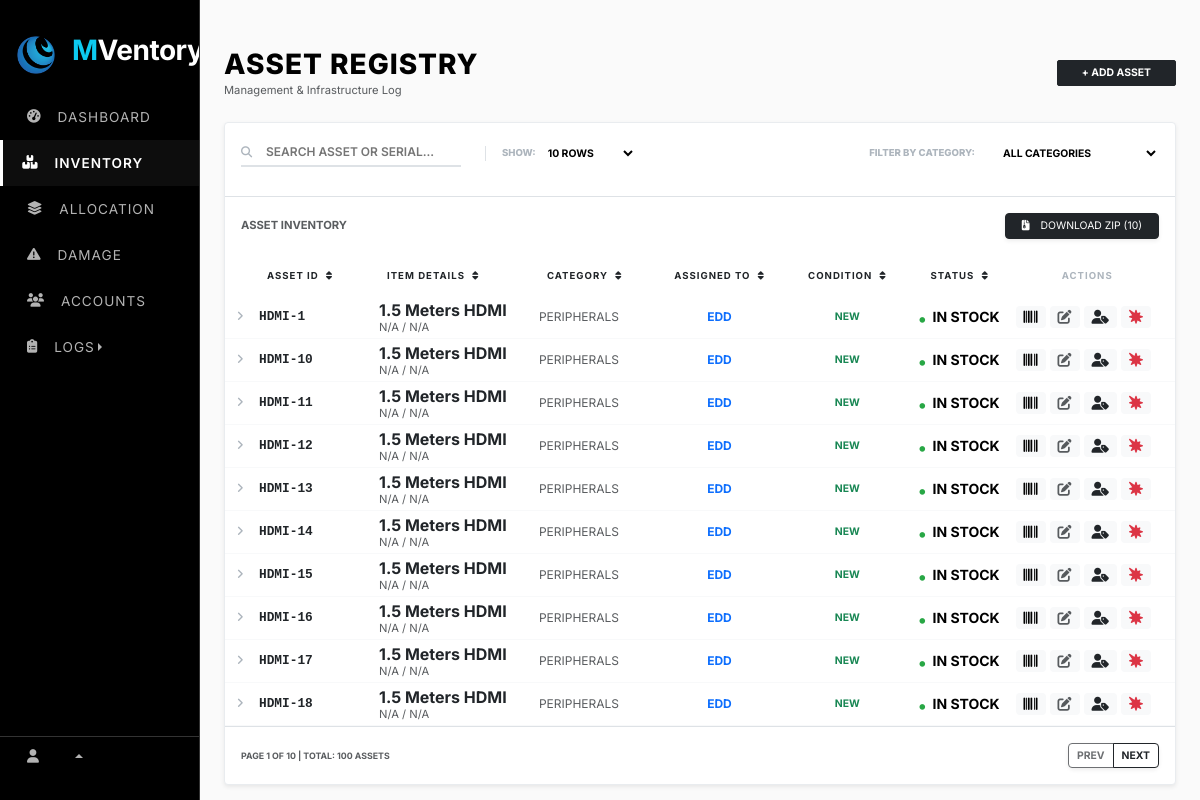
Before: /web_content/inventory.php?sort=asset_id&dir=ASC with the older database file.
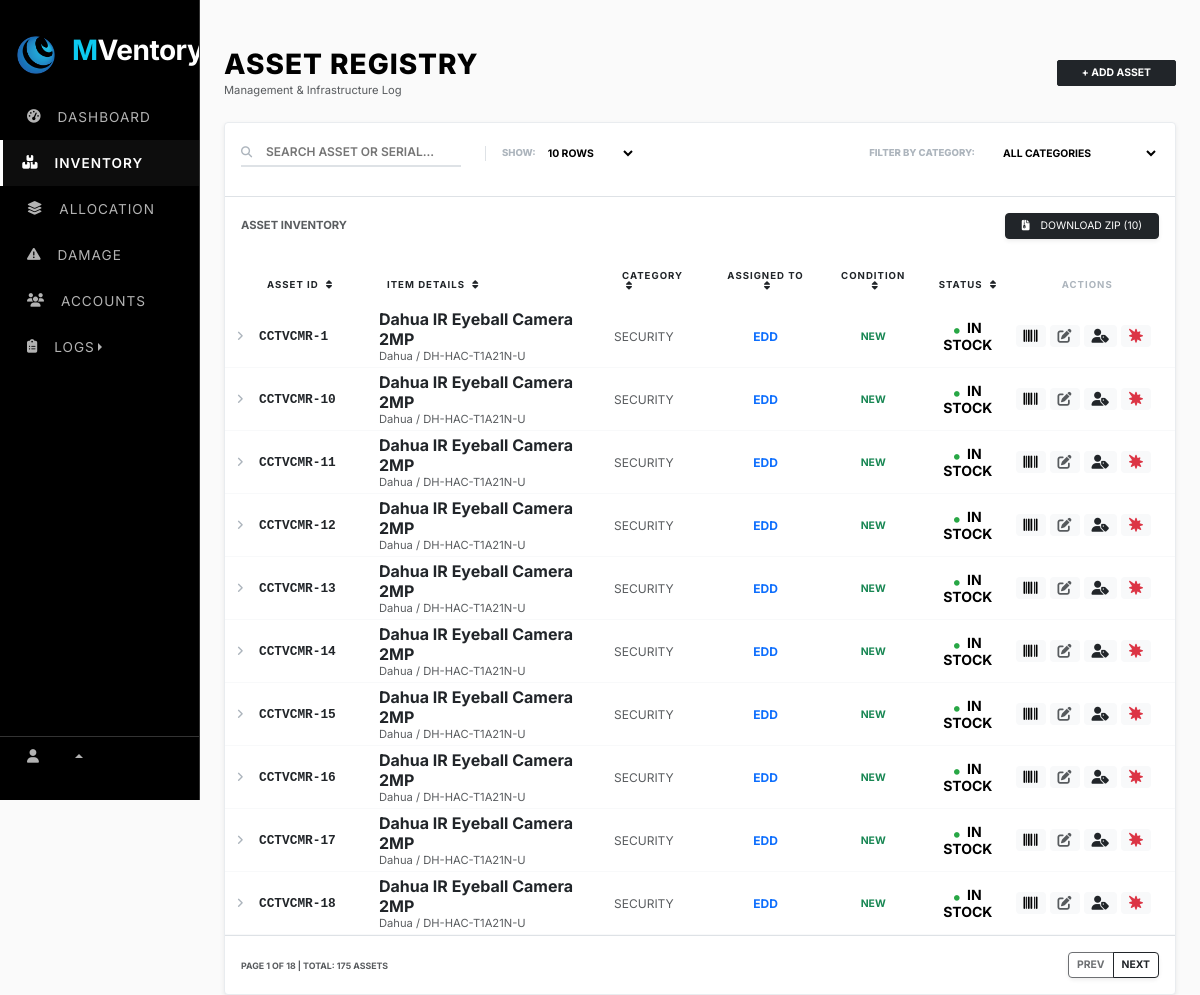
After: the same page with the newer database file.
### tables this page shows
CREATE TABLE `assets` (
  `id` int(11) NOT NULL,
  `asset_id` varchar(50) DEFAULT NULL,
  `category_id` int(11) DEFAULT NULL,
  `item_name` varchar(255) NOT NULL,
  `brand` varchar(100) DEFAULT NULL,
  `model` varchar(100) DEFAULT NULL,
  `serial_number` varchar(100) DEFAULT NULL,
  `specs` text DEFAULT NULL,
  `quantity` int(11) DEFAULT 1,
  `assigned_to` varchar(255) DEFAULT NULL,
  `status` varchar(50) DEFAULT 'In Stock',
  `condition_status` varchar(50) DEFAULT NULL,
  `purchase_date` date DEFAULT NULL,
  `arrival_date` date DEFAULT NULL,
  `cost` decimal(10,2) DEFAULT NULL,
  `warranty_cost` decimal(10,2) DEFAULT NULL,
  `remarks` text DEFAULT NULL,
  `created_at` timestamp NOT NULL DEFAULT current_timestamp()
);

CREATE TABLE `categories` (
  `category_id` int(11) NOT NULL,
  `category_name` varchar(100) NOT NULL,
  `description` text DEFAULT NULL,
  `created_at` timestamp NOT NULL DEFAULT current_timestamp()
);

### web_content/inventory.php (the view, shortened to what the changed rows need)
<?php
    include "../render/connection.php";
    include "../src/cdn/cdn_links.php";
    $search = (isset($_GET['search']) && !is_array($_GET['search'])) ? mysqli_real_escape_string($conn, $_GET['search']) : '';
    $cat_filter = (isset($_GET['category']) && !is_array($_GET['category'])) ? mysqli_real_escape_string($conn, $_GET['category']) : '';
    $where = ["1=1"];
    $where_sql = implode(" AND ", $where);
    $limit = isset($_GET['limit']) ? (string)$_GET['limit'] : '10';
    $db_limit = ($limit === 'all') ? 9999 : (int)$limit;
    $page = (isset($_GET['page']) && $limit !== 'all') ? max(1, (int)$_GET['page']) : 1;
    $start = ($page - 1) * $db_limit;
    $total_res = mysqli_query($conn, "SELECT COUNT(*) as total FROM assets a LEFT JOIN categories c ON a.category_id = c.category_id WHERE $where_sql");
    $total_rows = mysqli_fetch_assoc($total_res)['total'] ?? 0;
    $total_pages = ($db_limit > 0) ? ceil($total_rows / $db_limit) : 1;
    $allowed_sort = [
        'asset_id' => 'a.asset_id',
        'item_name' => 'a.item_name',
        'category' => 'c.category_name',
        'status' => 'a.status',
        'condition' => 'a.condition_status',
        'assigned' => 'a.assigned_to'
    ];
    $sort = $_GET['sort'] ?? 'asset_id';
    $dir  = $_GET['dir'] ?? 'DESC';
    $sort_col = $allowed_sort[$sort] ?? 'a.asset_id';
    $sort_dir = ($dir === 'ASC') ? 'ASC' : 'DESC';
?>
<!doctype html>
<html lang="en">
    <head>
        <link rel="stylesheet" href="../src/style/main_style.css">
        <link rel="stylesheet" href="https://cdnjs.cloudflare.com/ajax/libs/font-awesome/6.5.2/css/all.min.css">
    </head>
    <body>
        <div class="row g-0">
            <div class="col-lg-2"><?php include "../nav/sidebar_nav.php"; ?></div>
            <div class="col">
                <div class="container-fluid px-4 mt-5">
                    <div class="main-registry-container">
                        <div class="card edd-card shadow-sm">
                            <div class="table-responsive">
                                <table class="table table-sm align-middle mb-0">
                                    <thead>
                                        <tr>
                                            <th width="30"></th>
                                            <th width="120">
                                                <a href="?<?= http_build_query(array_merge($_GET, ['sort'=>'asset_id','dir'=>($sort=='asset_id' && $sort_dir=='ASC')?'DESC':'ASC'])) ?>"
                                                class="text-decoration-none text-dark">
                                                    Asset ID <i class="fa-solid fa-sort ms-1"></i>
                                                </a>
                                            </th>
                                            <th>
                                                <a href="?<?= http_build_query(array_merge($_GET, ['sort'=>'item_name','dir'=>($sort=='item_name' && $sort_dir=='ASC')?'DESC':'ASC'])) ?>"
                                                class="text-decoration-none text-dark">
                                                    Item Details <i class="fa-solid fa-sort ms-1"></i>
                                                </a>
                                            </th>
                                            <th>
                                                <a href="?<?= http_build_query(array_merge($_GET, ['sort'=>'category','dir'=>($sort=='category' && $sort_dir=='ASC')?'DESC':'ASC'])) ?>"
                                                class="text-decoration-none text-dark">
                                                    Category <i class="fa-solid fa-sort ms-1"></i>
                                                </a>
                                            </th>
                                            <th class="text-center">
                                                <a href="?<?= http_build_query(array_merge($_GET, ['sort'=>'assigned','dir'=>($sort=='assigned' && $sort_dir=='ASC')?'DESC':'ASC'])) ?>"
                                                class="text-decoration-none text-dark">
                                                    Assigned To <i class="fa-solid fa-sort ms-1"></i>
                                                </a>
                                            </th>
                                            <th class="text-center">
                                                <a href="?<?= http_build_query(array_merge($_GET, ['sort'=>'condition','dir'=>($sort=='condition' && $sort_dir=='ASC')?'DESC':'ASC'])) ?>"
                                                class="text-decoration-none text-dark">
                                                    Condition <i class="fa-solid fa-sort ms-1"></i>
                                                </a>
                                            </th>
                                            <th class="text-center">
                                                <a href="?<?= http_build_query(array_merge($_GET, ['sort'=>'status','dir'=>($sort=='status' && $sort_dir=='ASC')?'DESC':'ASC'])) ?>"
                                                class="text-decoration-none text-dark">
                                                    Status <i class="fa-solid fa-sort ms-1"></i>
                                                </a>
                                            </th>
                                            <th width="150" class="text-center pe-4">Actions</th>
                                        </tr>
                                        </thead>
                                    <tbody>
                                        <?php
                                        $query = "SELECT a.*, c.category_name FROM assets a
                                                    LEFT JOIN categories c ON a.category_id = c.category_id
                                                    WHERE $where_sql
                                                    ORDER BY $sort_col $sort_dir
                                                    LIMIT $start, $db_limit";
                                        $result = mysqli_query($conn, $query);
                                        if (mysqli_num_rows($result) > 0):
                                            while ($row = mysqli_fetch_assoc($result)):
                                                $drawer_id = "row_detail_" . $row['id'];
                                                $status = strtoupper(trim($row['status'] ?? ''));
                                                $cond   = strtoupper(trim($row['condition_status'] ?? 'N/A'));
                                                if ($cond == 'NEW') {
                                                    $cond_class = 'text-success';
                                                } elseif ($cond == 'USED') {
                                                    $cond_class = 'text-warning';
                                                } elseif (preg_match('/(DEFECTIVE|DISPOSAL|REPLACEMENT)/', $cond)) {
                                                    $cond_class = 'text-danger';
                                                } elseif (preg_match('/(REPAIR|WARRANTY)/', $cond)) {
                                                    $cond_class = 'text-primary';
                                                } else {
                                                    $cond_class = 'text-secondary';
                                                }
                                                $isDeployed = ($status === 'DEPLOYED');
                                                $isAlreadyReported = preg_match('/(DEFECTIVE|REPAIR|WARRANTY|REPLACEMENT|DISPOSAL)/', $cond);
                                        ?>
                                        <tr class="log-row">
                                            <td class="text-center">
                                                <i class="fa-solid fa-angle-right btn-expand" data-bs-toggle="collapse" data-bs-target="#<?= $drawer_id ?>" role="button"></i>
                                            </td>
                                            <td class="fw-bold asset-id-cell text-dark"><?= $row['asset_id'] ?></td>
                                            <td>
                                                <div class="fw-bold text-dark"><?= htmlspecialchars($row['item_name']) ?></div>
                                                <div class="text-muted" style="font-size: 0.7rem;"><?= htmlspecialchars($row['brand']) ?> / <?= htmlspecialchars($row['model']) ?></div>
                                            </td>
                                            <td class="text-muted" style="font-size: 0.75rem;"><?= strtoupper($row['category_name'] ?? 'Uncategorized') ?></td>
                                            <td class="text-center fw-bold text-primary" style="font-size: 0.75rem;">
                                                <?= !empty($row['assigned_to']) ? strtoupper(htmlspecialchars($row['assigned_to'])) : '<span class="text-muted fw-normal">—</span>' ?>
                                            </td>
                                            <td class="text-center fw-bold <?= $cond_class ?>" style="font-size: 0.65rem;"><?= $cond ?></td>
                                            <td class="text-center small fw-bold">
                                                <i class="fa-solid fa-circle me-1" style="font-size: 0.35rem; color: <?= ($row['status'] == 'In Stock') ? '#28a745' : '#17a2b8' ?>;"></i>
                                                <?= strtoupper($row['status']) ?>
                                            </td>
                                            <td class="text-center pe-4">
                                                <div class="d-flex justify-content-end gap-1" onclick="event.stopPropagation();">
                                                    <button type="button" class="btn btn-sm btn-light border-0" onclick="saveAsPng('<?= $row['asset_id'] ?>')" title="Barcode">
                                                        <i class="fa-solid fa-barcode"></i>
                                                    </button>
                                                    <button type="button" class="btn btn-sm btn-light btn-outline-dark border-0 text-muted" data-bs-toggle="modal" data-bs-target="#editModal" data-id="<?= $row['id'] ?>" data-assetid="<?= $row['asset_id'] ?>" data-itemname="<?= htmlspecialchars($row['item_name']) ?>" data-brand="<?= htmlspecialchars($row['brand']) ?>" data-category="<?= $row['category_id'] ?>" data-condition="<?= $row['condition_status'] ?>" title="Edit">
                                                        <i class="fa-solid fa-pen-to-square"></i>
                                                    </button>
                                                    <button type="button"
                                                        class="btn btn-sm <?= $isDeployed ? 'btn-outline-secondary' : 'btn-light btn-outline-dark' ?> border-0 shadow-none"
                                                        data-bs-toggle="modal"
                                                        data-bs-target="<?= $isDeployed ? '' : '#allocateModal' ?>"
                                                        data-id="<?= $row['id'] ?>"
                                                        data-assetid="<?= htmlspecialchars($row['asset_id']) ?>"
                                                        title="<?= $isDeployed ? 'Already Deployed' : 'Allocate' ?>"
                                                        <?= $isDeployed ? 'disabled' : '' ?>>
                                                        <i class="fa-solid fa-user-tag <?= $isDeployed ? 'text-muted' : 'text-dark' ?>"></i>
                                                    </button>
                                                    <button type="button"
                                                        class="btn btn-sm border-0 <?= $isAlreadyReported ? 'btn-outline-secondary' : 'btn-light text-danger' ?>"
                                                        data-bs-toggle="modal"
                                                        data-bs-target="<?= $isAlreadyReported ? '' : '#damageModal' ?>"
                                                        data-assetid="<?= $row['asset_id'] ?>"
                                                        data-id="<?= $row['id'] ?>"
                                                        title="<?= $isAlreadyReported ? 'Status already updated' : 'Report Damage' ?>"
                                                        <?= $isAlreadyReported ? 'disabled' : '' ?>>
                                                        <i class="fa-solid fa-burst <?= $isAlreadyReported ? 'text-muted' : '' ?>"></i>
                                                    </button>
                                                </div>
                                            </td>
                                        </tr>
                                        <?php endwhile; else: ?>
                                        <tr><td colspan="8" class="text-center py-5 text-muted small fw-bold">NO RECORDS FOUND</td></tr>
                                        <?php endif; ?>
                                        </tbody>
                                </table>
                            </div>
                            <div class="card-footer bg-white py-3 border-top">
                                <div class="d-flex justify-content-between align-items-center">
                                    <span class="text-muted fw-bold" style="font-size: 0.55rem; text-uppercase;">
                                        PAGE <?= $page ?> OF <?= max(1, $total_pages) ?> | TOTAL: <?= $total_rows ?> ASSETS
                                    </span>
                                    <div class="btn-group shadow-sm">
                                        <?php
                                            $base_params = [
                                                'search'   => $search,
                                                'category' => $cat_filter,
                                                'limit'    => $limit
                                            ];
                                            $prev_url = "?" . http_build_query(array_merge($base_params, ['page' => $page - 1]));
                                            $next_url = "?" . http_build_query(array_merge($base_params, ['page' => $page + 1]));
                                        ?>
                                        <a href="<?= ($page > 1) ? $prev_url : '#' ?>"
                                        class="btn btn-outline-dark btn-sm fw-bold <?= ($page <= 1) ? 'disabled' : '' ?>"
                                        style="font-size: 0.65rem;">
                                        </a>
                                        <a href="<?= ($page < $total_pages && $limit !== 'all') ? $next_url : '#' ?>"
                                        class="btn btn-outline-dark btn-sm fw-bold <?= ($page >= $total_pages || $limit === 'all') ? 'disabled' : '' ?>"
                                        style="font-size: 0.65rem;">
                                        </a>
                                    </div>
                                </div>
                            </div>
                        </div>
                    </div>
                </div>
            </div>
        </div>
    </body>
</html>

Changed rows visible on the page:
no longer on this page (row unchanged): assets: asset "HDMI-1", item_name "1.5 Meters HDMI", brand "N/A", model "N/A", category.category_name "PERIPHERALS", assigned_to "EDD", condition_status "NEW", status "IN STOCK"
no longer on this page (row unchanged): assets: asset "HDMI-10", item_name "1.5 Meters HDMI", brand "N/A", model "N/A", category.category_name "PERIPHERALS", assigned_to "EDD", condition_status "NEW", status "IN STOCK"
no longer on this page (row unchanged): assets: asset "HDMI-11", item_name "1.5 Meters HDMI", brand "N/A", model "N/A", category.category_name "PERIPHERALS", assigned_to "EDD", condition_status "NEW", status "IN STOCK"
no longer on this page (row unchanged): assets: asset "HDMI-12", item_name "1.5 Meters HDMI", brand "N/A", model "N/A", category.category_name "PERIPHERALS", assigned_to "EDD", condition_status "NEW", status "IN STOCK"
no longer on this page (row unchanged): assets: asset "HDMI-13", item_name "1.5 Meters HDMI", brand "N/A", model "N/A", category.category_name "PERIPHERALS", assigned_to "EDD", condition_status "NEW", status "IN STOCK"
no longer on this page (row unchanged): assets: asset "HDMI-14", item_name "1.5 Meters HDMI", brand "N/A", model "N/A", category.category_name "PERIPHERALS", assigned_to "EDD", condition_status "NEW", status "IN STOCK"
no longer on this page (row unchanged): assets: asset "HDMI-15", item_name "1.5 Meters HDMI", brand "N/A", model "N/A", category.category_name "PERIPHERALS", assigned_to "EDD", condition_status "NEW", status "IN STOCK"
no longer on this page (row unchanged): assets: asset "HDMI-16", item_name "1.5 Meters HDMI", brand "N/A", model "N/A", category.category_name "PERIPHERALS", assigned_to "EDD", condition_status "NEW", status "IN STOCK"
no longer on this page (row unchanged): assets: asset "HDMI-17", item_name "1.5 Meters HDMI", brand "N/A", model "N/A", category.category_name "PERIPHERALS", assigned_to "EDD", condition_status "NEW", status "IN STOCK"
no longer on this page (row unchanged): assets: asset "HDMI-18", item_name "1.5 Meters HDMI", brand "N/A", model "N/A", category.category_name "PERIPHERALS", assigned_to "EDD", condition_status "NEW", status "IN STOCK"
added assets: asset "CCTVCMR-1", item_name "Dahua IR Eyeball Camera 2MP", brand "Dahua", model "DH-HAC-T1A21N-U", category.category_name "SECURITY", assigned_to "EDD", condition_status "NEW", status "IN STOCK"
added assets: asset "CCTVCMR-10", item_name "Dahua IR Eyeball Camera 2MP", brand "Dahua", model "DH-HAC-T1A21N-U", category.category_name "SECURITY", assigned_to "EDD", condition_status "NEW", status "IN STOCK"
added assets: asset "CCTVCMR-11", item_name "Dahua IR Eyeball Camera 2MP", brand "Dahua", model "DH-HAC-T1A21N-U", category.category_name "SECURITY", assigned_to "EDD", condition_status "NEW", status "IN STOCK"
added assets: asset "CCTVCMR-12", item_name "Dahua IR Eyeball Camera 2MP", brand "Dahua", model "DH-HAC-T1A21N-U", category.category_name "SECURITY", assigned_to "EDD", condition_status "NEW", status "IN STOCK"
added assets: asset "CCTVCMR-13", item_name "Dahua IR Eyeball Camera 2MP", brand "Dahua", model "DH-HAC-T1A21N-U", category.category_name "SECURITY", assigned_to "EDD", condition_status "NEW", status "IN STOCK"
added assets: asset "CCTVCMR-14", item_name "Dahua IR Eyeball Camera 2MP", brand "Dahua", model "DH-HAC-T1A21N-U", category.category_name "SECURITY", assigned_to "EDD", condition_status "NEW", status "IN STOCK"
added assets: asset "CCTVCMR-15", item_name "Dahua IR Eyeball Camera 2MP", brand "Dahua", model "DH-HAC-T1A21N-U", category.category_name "SECURITY", assigned_to "EDD", condition_status "NEW", status "IN STOCK"
added assets: asset "CCTVCMR-16", item_name "Dahua IR Eyeball Camera 2MP", brand "Dahua", model "DH-HAC-T1A21N-U", category.category_name "SECURITY", assigned_to "EDD", condition_status "NEW", status "IN STOCK"
added assets: asset "CCTVCMR-17", item_name "Dahua IR Eyeball Camera 2MP", brand "Dahua", model "DH-HAC-T1A21N-U", category.category_name "SECURITY", assigned_to "EDD", condition_status "NEW", status "IN STOCK"
added assets: asset "CCTVCMR-18", item_name "Dahua IR Eyeball Camera 2MP", brand "Dahua", model "DH-HAC-T1A21N-U", category.category_name "SECURITY", assigned_to "EDD", condition_status "NEW", status "IN STOCK"
Other visible differences:
max(1, $total_pages): "10" → "18"
$total_rows: "100" → "175"
